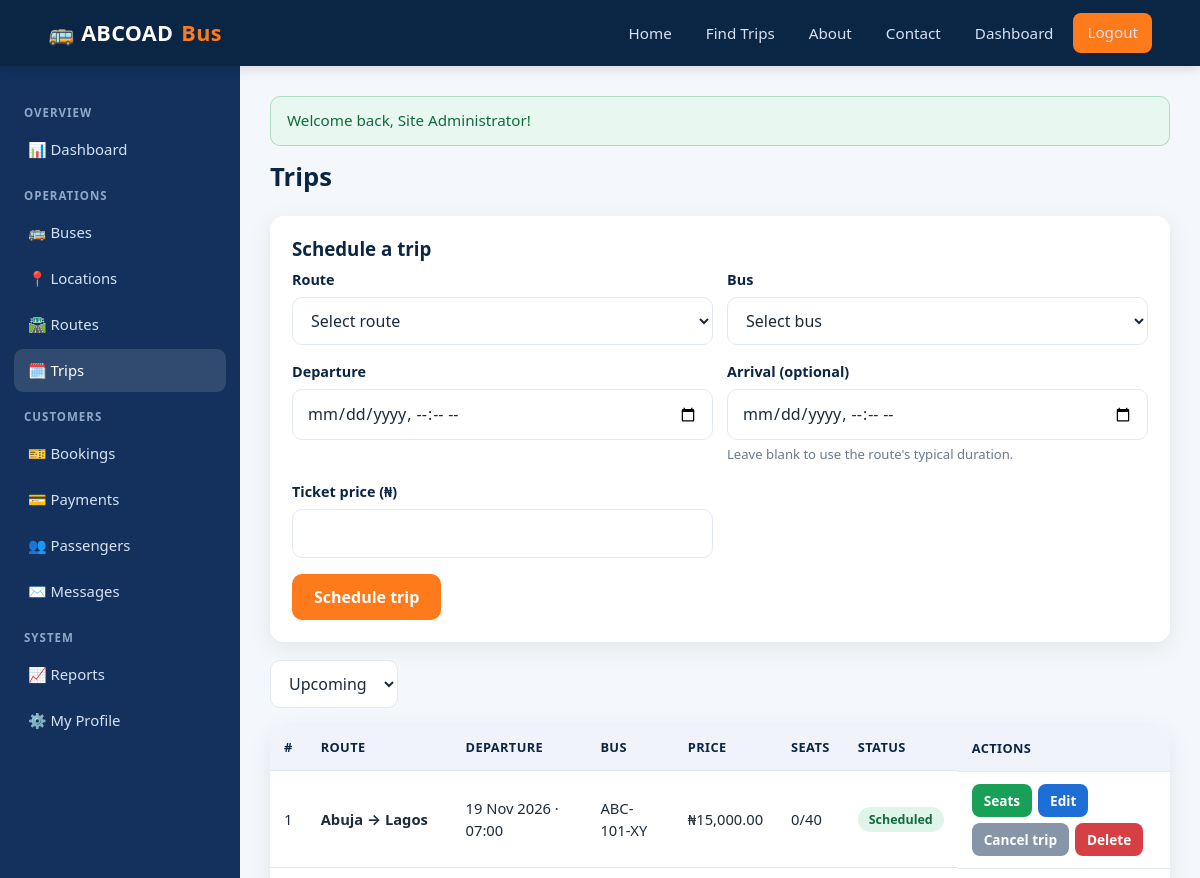
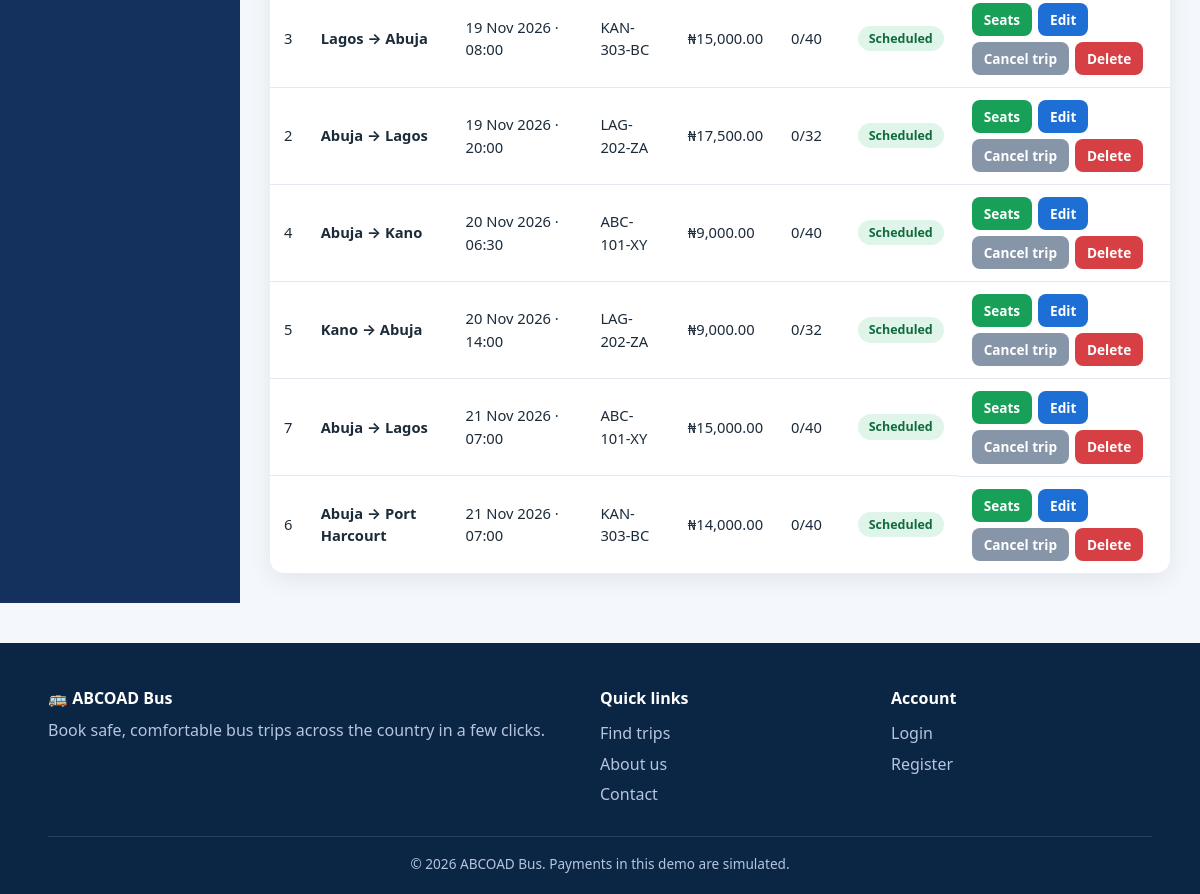
The page /admin/trips.php (signed in) on the database its author committed (2 pictures, top to bottom).
### tables this page shows
CREATE TABLE trips (
  id             INT UNSIGNED NOT NULL AUTO_INCREMENT,
  route_id       INT UNSIGNED NOT NULL,
  bus_id         INT UNSIGNED NOT NULL,
  departure_time DATETIME NOT NULL,
  arrival_time   DATETIME NOT NULL,
  price          DECIMAL(10,2) NOT NULL,
  status         ENUM('scheduled','departed','completed','cancelled') NOT NULL DEFAULT 'scheduled',
  created_at     TIMESTAMP NOT NULL DEFAULT CURRENT_TIMESTAMP,
  PRIMARY KEY (id),
  UNIQUE KEY uq_bus_departure (bus_id, departure_time),
  KEY idx_trips_search (route_id, departure_time),
  CONSTRAINT fk_trips_route FOREIGN KEY (route_id) REFERENCES routes (id) ON DELETE RESTRICT,
  CONSTRAINT fk_trips_bus FOREIGN KEY (bus_id) REFERENCES buses (id) ON DELETE RESTRICT,
  CONSTRAINT chk_trip_price CHECK (price >= 0),
  CONSTRAINT chk_trip_times CHECK (arrival_time > departure_time)
);

CREATE TABLE buses (
  id         INT UNSIGNED NOT NULL AUTO_INCREMENT,
  bus_number VARCHAR(20)  NOT NULL,
  model      VARCHAR(100) NULL,
  bus_type   ENUM('standard','luxury','executive') NOT NULL DEFAULT 'standard',
  capacity   SMALLINT UNSIGNED NOT NULL,
  status     ENUM('active','maintenance','retired') NOT NULL DEFAULT 'active',
  created_at TIMESTAMP NOT NULL DEFAULT CURRENT_TIMESTAMP,
  PRIMARY KEY (id),
  UNIQUE KEY uq_buses_number (bus_number),
  CONSTRAINT chk_bus_capacity CHECK (capacity > 0)
);

### admin/trips.php (the view, shortened to what this page needs)
<?php
$pdo = getConnection();
$self = url('admin/trips.php');
$edit = null;
$routes = $pdo->query("SELECT r.id, lo.name AS o, ld.name AS d FROM routes r JOIN locations lo ON lo.id = r.origin_id JOIN locations ld ON ld.id = r.destination_id ORDER BY lo.name, ld.name")->fetchAll();
$filter = (string)($_GET['when'] ?? 'upcoming');
$where = $filter === 'past' ? "t.departure_time <= NOW()" : ($filter === 'all' ? "1=1" : "t.departure_time > NOW()");
$trips = $pdo->query(
    "SELECT t.*, lo.name AS origin, ld.name AS destination, b.bus_number,
            (SELECT COUNT(*) FROM seats s WHERE s.bus_id = t.bus_id) AS total_seats,
            (SELECT COUNT(*) FROM bookings k WHERE k.trip_id = t.id AND k.status <> 'cancelled') AS booked
     FROM trips t JOIN routes r ON r.id = t.route_id JOIN locations lo ON lo.id = r.origin_id
     JOIN locations ld ON ld.id = r.destination_id JOIN buses b ON b.id = t.bus_id
     WHERE $where ORDER BY t.departure_time " . ($filter === 'past' ? 'DESC' : 'ASC')
)->fetchAll();
require __DIR__ . '/../includes/header.php';
$val = fn($k, $d = '') => e($edit[$k] ?? $d);
$local = fn($k) => $edit ? e(date('Y-m-d\TH:i', strtotime($edit[$k]))) : '';
?>
<div class="toolbar"><h1>Trips</h1></div>
<div class="card mb">
  <h3><?= $edit ? 'Edit trip #' . (int)$edit['id'] : 'Schedule a trip' ?></h3>
  <form method="post" novalidate>
    <div class="form-row">
      <div class="form-group"><label>Route</label><select name="route_id" required><option value="">Select route</option>
        <?php foreach ($routes as $r): ?><option value="<?= (int)$r['id'] ?>" <?= (int)($edit['route_id'] ?? 0) === (int)$r['id'] ? 'selected' : '' ?>><?= e($r['o']) ?> → <?= e($r['d']) ?></option><?php endforeach; ?></select></div>
      <div class="form-group"><label>Bus</label><select name="bus_id" required><option value="">Select bus</option>
        </select></div>
    </div>
    <div class="form-row">
      <div class="form-group"><label>Departure</label><input type="datetime-local" name="departure_time" value="<?= $local('departure_time') ?>" required></div>
      <div class="form-group"><label>Arrival (optional)</label><input type="datetime-local" name="arrival_time" value="<?= $local('arrival_time') ?>"><div class="help">Leave blank to use the route's typical duration.</div></div>
    </div>
    <div class="form-row">
      <div class="form-group"><label>Ticket price (<?= e(APP_CURRENCY) ?>)</label><input type="number" name="price" min="0" step="0.01" value="<?= $val('price') ?>" required></div>
    </div>
    <button class="btn btn-orange" type="submit"><?= $edit ? 'Save changes' : 'Schedule trip' ?></button>
  </form>
</div>
<form class="filters" method="get">
  <select name="when" onchange="this.form.submit()"><?php foreach (['upcoming' => 'Upcoming', 'past' => 'Past', 'all' => 'All'] as $k => $l): ?><option value="<?= $k ?>" <?= $filter === $k ? 'selected' : '' ?>><?= $l ?></option><?php endforeach; ?></select>
</form>
<div class="table-wrap"><table>
  <thead><tr><th>#</th><th>Route</th><th>Departure</th><th>Bus</th><th>Price</th><th>Seats</th><th>Status</th><th>Actions</th></tr></thead>
  <tbody>
  <?php foreach ($trips as $t): ?>
    <tr><td><?= (int)$t['id'] ?></td><td><strong><?= e($t['origin']) ?> → <?= e($t['destination']) ?></strong></td>
      <td><?= e(formatDateTime($t['departure_time'], 'd M Y · H:i')) ?></td><td><?= e($t['bus_number']) ?></td><td><?= money($t['price']) ?></td>
      <td><?= (int)$t['booked'] ?>/<?= (int)$t['total_seats'] ?></td><td><?= badge($t['status']) ?></td>
      <td class="actions">
        <a class="btn btn-sm btn-green" href="<?= url('admin/trip_seats.php') ?>?id=<?= (int)$t['id'] ?>">Seats</a>
        <a class="btn btn-sm" href="<?= $self ?>?edit=<?= (int)$t['id'] ?>">Edit</a>
        <?php if ($t['status'] === 'scheduled'): ?>
        <form method="post" data-confirm="Cancel this trip? All bookings on it will be cancelled and refunded."><button class="btn btn-grey btn-sm">Cancel trip</button></form>
        <?php endif; ?>
        <form method="post" data-confirm="Delete this trip?"><button class="btn btn-danger btn-sm">Delete</button></form>
      </td></tr>
  <?php endforeach; if (!$trips): ?><tr><td colspan="8" class="text-center muted">No trips found.</td></tr><?php endif; ?>
  </tbody>
</table></div>
<?php require __DIR__ . '/../includes/footer.php'; ?>

### includes/functions.php (shortened to what this page needs)
<?php
function e($value): string
{
    return htmlspecialchars((string)$value, ENT_QUOTES | ENT_SUBSTITUTE, 'UTF-8');
}
function url(string $path = ''): string
{
    return BASE_URL . '/' . ltrim($path, '/');
}
function money($amount): string
{
    return APP_CURRENCY . number_format((float)$amount, 2);
}
function formatDateTime(?string $dt, string $format = 'D, d M Y · H:i'): string
{
    return $dt ? date($format, strtotime($dt)) : '-';
}
function badge(string $status): string
{
    return '<span class="badge badge-' . e($status) . '">' . e($status) . '</span>';
}
function showFlash(): void
{
    foreach ($_SESSION['flash'] ?? [] as $f) {
        echo '<div class="alert alert-' . e($f['type']) . '">' . e($f['message']) . '</div>';
    }
}

### assets/css/style.css (style rules this page uses)
:root { --navy:#0b2545; --navy-2:#13315c; --blue:#1d6fd6; --orange:#ff7a1a; --orange-d:#e8650a; --bg:#f4f7fb; --card:#fff; --text:#1c2b3a; --muted:#6b7a8c; --line:#e3e9f1; --green:#18a058; --red:#d64045; --amber:#e8a317; --radius:14px; --shadow:0 6px 24px rgba(11,37,69,.08); --font:"Segoe UI",system-ui,-apple-system,Roboto,Helvetica,Arial,sans-serif; }
* { box-sizing:border-box;margin:0;padding:0 }
html { scroll-behavior:smooth }
body { font-family:var(--font);color:var(--text);background:var(--bg);line-height:1.55;-webkit-text-size-adjust:100% }
a { color:var(--blue);text-decoration:none }
h1,h2,h3,h4 { line-height:1.2;color:var(--navy) }
.mb { margin-bottom:18px }
.btn { display:inline-block;border:0;cursor:pointer;font:inherit;font-weight:600;padding:11px 22px;border-radius:10px;background:var(--blue);color:#fff;transition:.15s }
.btn-orange { background:var(--orange) }
.btn-danger { background:var(--red) }
.btn-green { background:var(--green) }
.btn-grey { background:#8795a8 }
.btn-sm { padding:6px 12px;font-size:.85rem;border-radius:8px }
.form-group { margin-bottom:16px }
label { display:block;font-weight:600;font-size:.9rem;margin-bottom:6px;color:var(--navy) }
input[type=text],input[type=email],input[type=password],input[type=tel],input[type=date],input[type=number],input[type=datetime-local],select,textarea { width:100%;padding:11px 14px;border:1.5px solid var(--line);border-radius:10px;font:inherit;background:#fff;color:var(--text) }
.form-row { display:grid;grid-template-columns:1fr 1fr;gap:14px }
.help { font-size:.82rem;color:var(--muted);margin-top:4px }
.alert { padding:12px 16px;border-radius:10px;margin-bottom:16px;font-size:.95rem;border:1px solid }
.alert-success { background:#e8f7ef;border-color:#a9dfc2;color:#0f6b3d }
.card { background:var(--card);border-radius:var(--radius);box-shadow:var(--shadow);padding:22px }
.card h3 { margin-bottom:8px }
.badge { display:inline-block;padding:3px 11px;border-radius:999px;font-size:.78rem;font-weight:700;text-transform:capitalize }
.badge-confirmed,.badge-paid,.badge-active,.badge-scheduled,.badge-completed { background:#e0f5ea;color:#0f6b3d }
.table-wrap { overflow-x:auto;background:var(--card);border-radius:var(--radius);box-shadow:var(--shadow) }
table { width:100%;border-collapse:collapse;font-size:.92rem }
th { background:#f0f4fa;text-align:left;padding:12px 14px;color:var(--navy);font-size:.8rem;text-transform:uppercase;letter-spacing:.4px;white-space:nowrap }
td { padding:12px 14px;border-top:1px solid var(--line);vertical-align:middle }
.actions { display:flex;gap:6px;flex-wrap:wrap }
.actions form { display:inline }
.content h1 { font-size:1.6rem;margin-bottom:6px }
.toolbar { display:flex;justify-content:space-between;align-items:center;gap:12px;flex-wrap:wrap;margin-bottom:18px }
.filters { display:flex;gap:10px;flex-wrap:wrap;margin-bottom:18px }
.filters select,.filters input { width:auto }

### rows shown on the page
trips: id "1", origin "Abuja", destination "Lagos", departure_time "19 Nov 2026 · 07:00", bus.bus_number "ABC-101-XY", price "₦15,000.00", booked "0", total_seats "40", status "Scheduled"
trips: id "3", origin "Lagos", destination "Abuja", departure_time "19 Nov 2026 · 08:00", bus.bus_number "KAN-303-BC", price "₦15,000.00", booked "0", total_seats "40", status "Scheduled"
trips: id "2", origin "Abuja", destination "Lagos", departure_time "19 Nov 2026 · 20:00", bus.bus_number "LAG-202-ZA", price "₦17,500.00", booked "0", total_seats "32", status "Scheduled"
trips: id "4", origin "Abuja", destination "Kano", departure_time "20 Nov 2026 · 06:30", bus.bus_number "ABC-101-XY", price "₦9,000.00", booked "0", total_seats "40", status "Scheduled"
trips: id "5", origin "Kano", destination "Abuja", departure_time "20 Nov 2026 · 14:00", bus.bus_number "LAG-202-ZA", price "₦9,000.00", booked "0", total_seats "32", status "Scheduled"
trips: id "7", origin "Abuja", destination "Lagos", departure_time "21 Nov 2026 · 07:00", bus.bus_number "ABC-101-XY", price "₦15,000.00", booked "0", total_seats "40", status "Scheduled"
trips: id "6", origin "Abuja", destination "Port Harcourt", departure_time "21 Nov 2026 · 07:00", bus.bus_number "KAN-303-BC", price "₦14,000.00", booked "0", total_seats "40", status "Scheduled"

### other values the page prints
$f['message'] "Welcome back, Site Administrator!"
APP_CURRENCY "₦"
APP_NAME "ABCOAD Bus"
form field when "Upcoming"
